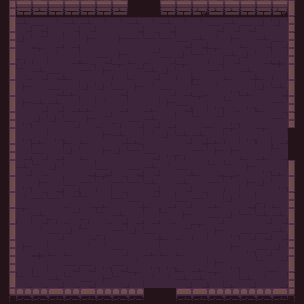

Below is a game level as drawn by its tile map, then a one-line description and the .tmx file that defines it, in full:
An orthogonal 19x19 tile map with 16x16 px tiles, 1 tile layer (base).

<map version="1.5" tiledversion="1.7.2" orientation="orthogonal" renderorder="right-down" width="19" height="19" tilewidth="16" tileheight="16" infinite="0" nextlayerid="2" nextobjectid="1">
 <tileset firstgid="1" source="dungeon.tsx" />
 <layer id="1" name="base" width="19" height="19">
  <data encoding="csv">
21,5,3,5,5,5,2,3,79,79,5,5,4,3,3,5,2,4,36,
31,63,62,64,63,63,64,64,63,64,63,64,64,62,63,62,61,61,6,
21,71,7,17,17,18,19,18,28,28,28,72,73,74,18,20,73,9,6,
31,30,29,74,17,20,72,18,20,7,9,71,28,29,73,71,17,8,26,
31,10,73,72,20,28,18,29,7,73,71,29,20,28,20,73,20,29,16,
11,18,19,72,8,71,71,72,18,74,9,17,10,74,27,8,71,73,16,
11,18,73,73,17,8,74,17,19,8,18,72,29,27,10,27,20,28,26,
21,27,71,71,9,18,7,30,9,73,17,19,10,7,27,19,19,28,6,
31,27,8,27,20,20,18,73,8,74,71,73,73,8,29,27,29,17,79,
21,17,9,17,71,20,18,71,28,72,27,30,28,18,18,20,8,10,79,
11,73,10,71,19,17,72,19,72,73,74,9,20,10,10,18,27,8,16,
11,27,18,17,9,28,29,28,28,73,19,73,19,28,29,18,71,27,36,
31,74,28,28,7,10,8,28,9,7,17,9,28,8,71,17,30,20,6,
11,29,73,30,7,30,10,73,17,17,10,18,19,9,71,28,73,73,36,
31,19,74,9,71,10,30,28,71,9,20,7,29,18,27,9,72,73,16,
21,18,8,20,20,74,74,9,19,8,20,20,19,19,18,27,9,71,26,
21,19,29,19,72,72,27,72,74,27,27,20,8,18,27,19,10,7,36,
11,10,10,73,10,72,18,10,29,74,74,73,73,29,8,73,74,17,6,
41,43,44,42,43,45,44,44,44,79,79,42,45,44,44,43,43,45,46
</data>
 </layer>
</map>
